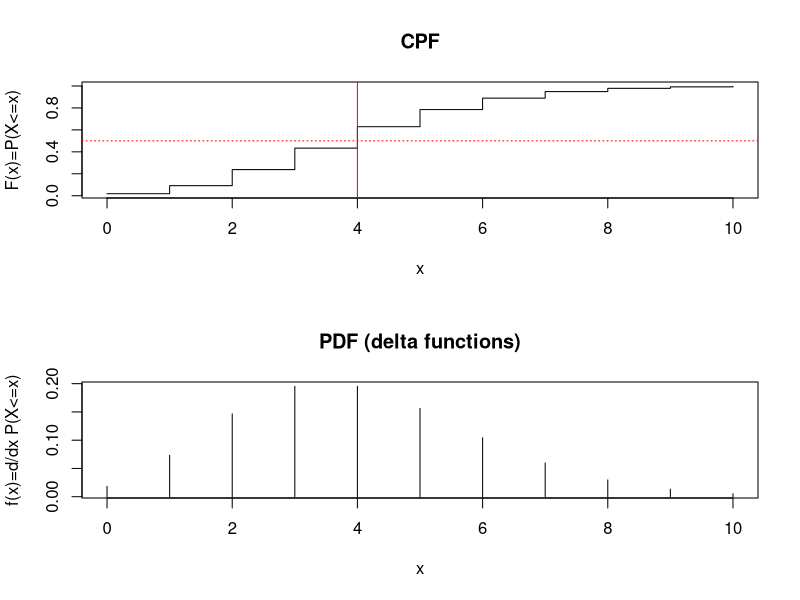
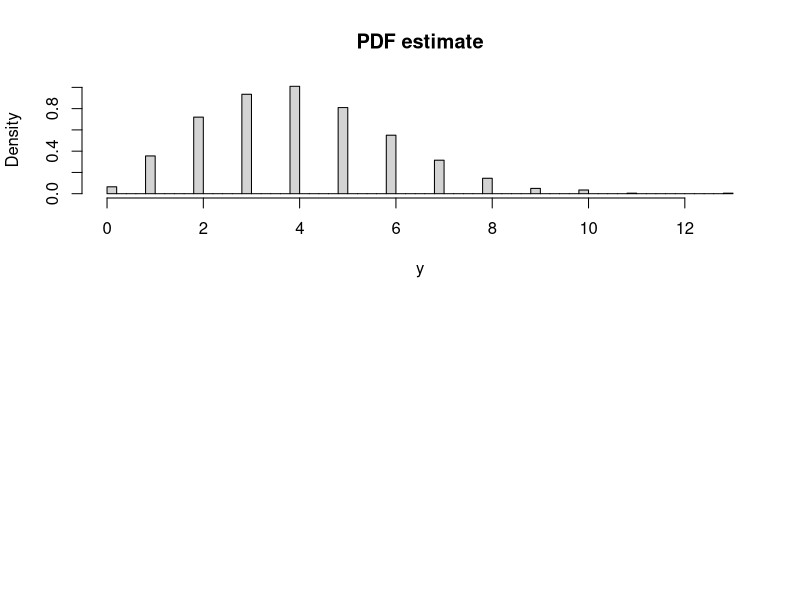

Write the R code that produced these figures, in order. (Note: this script raises an error after producing the figures.)
## ---- chunk 1
require(graphics)   # load the graphics functions into R
par(mfrow=c(2,1))   # set up a display of 2x1 plots

lambda_T <- 4
x        <- seq( 0, 10, 1)      # values from 0 to 10 with increment 1
cpf      <- ppois(x, lambda_T)  # cpf for each of the x values
pdf      <- dpois(x, lambda_T)  # pdf for each of the x values

x.5      <- qpois(0.5,lambda_T) # smallest x value for which 0.5 <= P(X<=x)

plot(x,cpf,main='CPF', type='s', xlab='x', ylab='F(x)=P(X<=x)')     # plot with steps
abline( v= x.5, col='red')       # add a vertical line at x=x.5
abline( h=0.5, col='red', lty=3) # add a horizontal dashed line at y=.5

plot(x,pdf,main='PDF (delta functions)', type='h', xlab='x', ylab='f(x)=d/dx P(X<=x)') # plot with stems
## ---- chunk 2
y<-rpois(1000,lambda_T)    # get 1000 values from a Poisson Distribution
hist(y,breaks=80,freq=FALSE,main='PDF estimate')        # draw a histogram (A lot of breaks to show the discrete values)
## ---- chunk 3
for (i in seq(3)) {  # seq(3) is an array with the values 1,2,3
  print(i)
}
## ---- chunk 4
vals <- numeric(10)  #set up an array of 10 elements
for (i in 1:length(vals)) {  # loop over all the values of the array
  vals[i] <- mean( rpois(20,lambda_T))
}
print(vals)
## ---- chunk 5
# The following defines a function called "compute" with 3 input arguments
compute <- function( n, m, lambda_T) {
    vals <- numeric(m)  #set up an array of m elements
    for (i in 1:length(vals)) {  # loop over all the values of the array
      vals[i] <- mean( rpois(n, lambda_T))
    }
    vals  # the value(s) returned by the function on the last line
}

# now call the function
v <- compute(20, 10, 4)
print(v)
## ---- chunk 6
# The following defines a function called "my_func" to compute samples of a distribution
# The intent is to make sure it takes a single argument n
# The global variable "lambda_T" would be visible and could be used directly
#     I chose to pass the value 4 to "rpois" directly
my_func <- function(n) {
    rpois(n, 4)
}

# The new "compute" function now gets an argument "func" that will be called with a single argument
compute_my_func <- function( func, n, m ) {
    vals <- numeric(m)  #set up an array of m elements
    for (i in 1:length(vals)) {  # loop over all the values of the array
      vals[i] <- mean( func(n) )
    }
    vals  # the last line in a function is the result, i.e., the set of output value(s)
}

# now call the function with "my_func" and assign its output values to "v"
v <- compute_my_func( my_func, 20, 10 )
print(v)
## ---- chunk 7
# First define the interface elements:
#     We are adding a selection box with value input$n_breaks
#     and a slider with value input$bandwidth
inputPanel(
    selectInput("n_breaks", label = "Number of bins:",
                choices = c(10, 20, 35, 50), selected = 20),   # note the comma at the end of this line:
                                                               # we are about to add the slider
  
    sliderInput("bandwidth", label = "Bandwidth adjustment:",
                min = 0.2, max = 2, value = 1, step = 0.2)
)

# we now define the plot
renderPlot({
    #functions, computations and a plot go here
    # note we could reuse the functions we defined above, i.e.,
    print( compute_my_func(my_func,3,4))
  
    # Compute some samples from the normal distributions
    # We'll draw a histogram and something more fancy:
    #     sort of an interpolated form of the histogram (i.e., density)
    y    <- rnorm(50)   # 50 samples from a normal distribution
    dens <- density(y, adjust = input$bandwidth) # weighted average of neighboring samples, where
                                                 # bandwidth determines the number of neighboring samples
 par(mfrow=c(1,2))
  
    hist(y,  probability = TRUE, breaks=as.integer(input$n_breaks)) # draw the histogram
                #  the "as.integer()" function insures breaks is assigned an integer value

    lines(dens, col = "blue") # add the density
    x<-seq(min(y),max(y),.1)
    lines(x,dnorm(x), col="red") # add a plot of the normal

hist(y,  probability = TRUE, breaks=as.integer(input$n_breaks)) # draw the histogram

})
